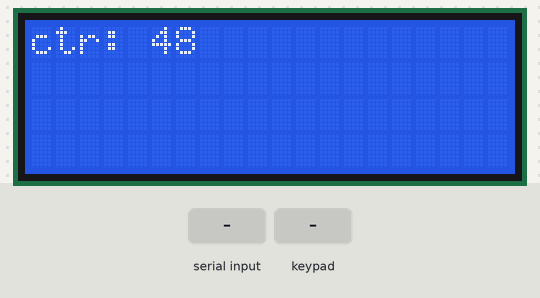
Recording of a sketch running on a simulated Arduino Nano, built with avr-gcc and run on an emulated ATmega328P. Parts: 20×4 character LCD. Inputs (shaded band) come from the test bench. What the sketch prints to the serial monitor is not drawn.

Above: at 1.2 s.
1.3 s: "a" received over Serial
At 2.1 s:
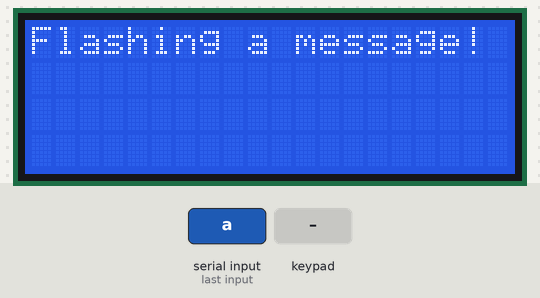
4.3 s: keypad keys 1 2 pressed 0.4 s apart
At 5.6 s:
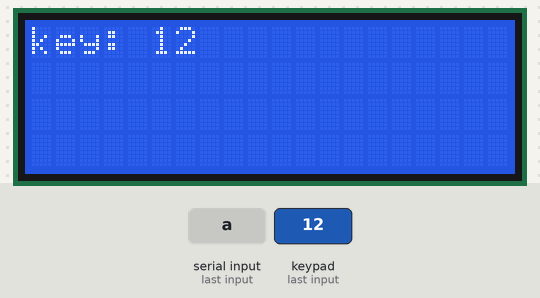
6.6 s: "b" received over Serial
At 6.77 s:
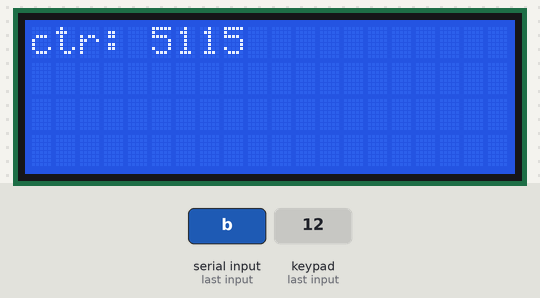
8.1 s: keypad keys 1 2 # pressed 0.4 s apart
At 9.7 s:
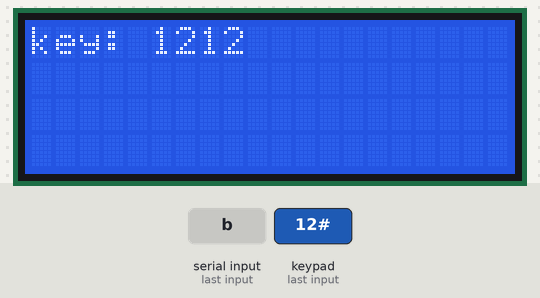
Timing chart, 0 to 11.2 s (numbered marks = the images above; inputs shaded):
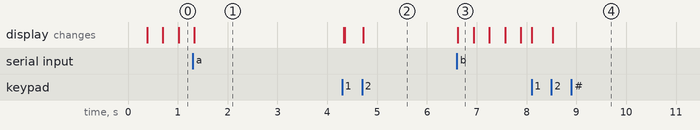

Measured:
- after the input at 1.3 s, the display: changes at once (image 1)
- after the input at 4.3 s, the display: first changes at once (image 2 shows a later state)
- after the input at 6.6 s, the display: changes at once (image 3)
- after the input at 8.1 s, the display: first changes at once (image 4 shows a later state)

The sketch:

LcdLineModes.ino
```cpp
#include <Wire.h>
#include <LiquidCrystal_I2C.h>
#include "kp_keypad.h"

#define DBG_ALL
#ifdef DBG_ALL
#define DBG_PORT Serial
#define DBG_BAUD 9600
#endif

#define LCD_LEN_LINE 20
#define LCD_POS_LINEA 0

LiquidCrystal_I2C lcd_lcd(0x3F,20,4);
// LiquidCrystal_I2C lcd_lcd(0x27,20,4);

void setup() {
  // put your setup code here, to run once:
  #ifdef DBG_ALL
  DBG_PORT.begin(DBG_BAUD);
  DBG_PORT.println(F("Lcd Line Modes Test!"));
  #endif
  // LCD init start
  lcd_lcd.init();
  lcd_lcd.backlight();
  lcd_lcd.clear();
}

void loop() {
  // put your main code here, to run repeatedly:
  // Global vars dec start =====
  static bool gIsInitDone{true};
  static uint32_t gCtr{};

  enum class LcdLineMode:uint8_t{
    deflt,
    yield,
  };
  enum class LcdCmd:uint8_t{
    none,
    flash
  };
  typedef struct {
    LcdCmd cmd;
    char inputBfr[LCD_LEN_LINE+1];
    uint32_t dura;
  } LcdCmdPrms;
  static LcdLineMode gLcdLineAMode{};
  LcdCmdPrms gLcdLineACmdPrms{};
  // Global vars dec end   =====

  // Keypad raw start ==================================================
  char kp_key{};
  kp_key = kp_kp.getKey();
  if(kp_key && gIsInitDone){
    // bzr_beep_cnt(1, 100);
    #ifdef DBG_KP_RAW
    DBG_PORT.print(F("Keypad key: ")); DBG_PORT.println(kp_key);
    #endif
  }
  // Keypad raw end   ==================================================
  // UI start =====
  static uint8_t ui_sm_st{};
  switch (ui_sm_st)
  {
  case 0:
    if(gIsInitDone){
      ui_sm_st = 1;
    }
    break;
  case 1:
  {
    if(kp_key >= '0' && kp_key <= '9'){
      static uint8_t ctr{};
      static char inputBfr[15+1]{};
      char lineBfr[LCD_LEN_LINE+1]{};
      if(ctr < 15){
        inputBfr[ctr] = kp_key;
        sprintf(lineBfr, "key: %-15s", inputBfr); // Left-aligned, occupying 15 characters.
        lcd_lcd.setCursor(0, LCD_POS_LINEA); lcd_lcd.print(lineBfr);
        gLcdLineAMode = LcdLineMode::yield;
        ctr++;
      }
      else{
        memset(inputBfr, 0, sizeof(inputBfr));
        ctr = 0;
        ////////////////////////////////////////////////////01234567890123456789
        lcd_lcd.setCursor(0, LCD_POS_LINEA); lcd_lcd.print("key:                ");
      }
    }
  }
    break;
  default:
    break;
  }
  // UI end   =====

  // TBI: Main process generates a flash message here.
  if(DBG_PORT.available()){
    uint8_t r = DBG_PORT.read();
    if(r == 'a'){
      gLcdLineAMode = LcdLineMode::deflt;
      gLcdLineACmdPrms.cmd = LcdCmd::flash;
      ////////////////////////////////////01234567890123456789
      sprintf(gLcdLineACmdPrms.inputBfr, "Flashing a message! ");
      gLcdLineACmdPrms.dura = 3000;
    }
    else if(r == 'b'){
      gLcdLineAMode = LcdLineMode::deflt;
    }
    DBG_PORT.print(F("DBG rcvd char: ")); DBG_PORT.println((char)r);
  }

  static uint32_t gMaint_ctr_tRef{};
  if(millis() - gMaint_ctr_tRef > 0){
    gCtr++;
    gMaint_ctr_tRef = millis();
  }

  static uint32_t lcdA_sm_tRef{};
  static uint32_t lcdA_sm_tSpanDura{};
  static uint8_t lcdA_sm_st{};
  switch (lcdA_sm_st)
  {
  case 0:
    if(gIsInitDone){
      lcdA_sm_st = 1;
    }
    break;
  case 1:
    if(gLcdLineAMode == LcdLineMode::deflt){
      if(gLcdLineACmdPrms.cmd == LcdCmd::none){
        // Process own lines here.
        static uint32_t ctr{};
        if(ctr != gCtr){
          ctr = gCtr;
          char lineBfr[LCD_LEN_LINE+1]{};
          // char inputBfr[10+1]{};
          sprintf(lineBfr,"ctr: %-10lu     ", ctr);
          lcd_lcd.setCursor(0, LCD_POS_LINEA); lcd_lcd.print(lineBfr);
        }
      }
      else if(gLcdLineACmdPrms.cmd == LcdCmd::flash){
        lcd_lcd.setCursor(0, LCD_POS_LINEA); lcd_lcd.print(gLcdLineACmdPrms.inputBfr);
        lcdA_sm_tSpanDura = gLcdLineACmdPrms.dura;
        lcdA_sm_tRef = millis();
        lcdA_sm_st = 2;
      }
    }
    break;
  case 2:
    if(millis() - lcdA_sm_tRef > lcdA_sm_tSpanDura){
      ////////////////////////////////////////////////////01234567890123456789
      lcd_lcd.setCursor(0, LCD_POS_LINEA); lcd_lcd.print("Press key to resume ");
      lcdA_sm_st = 1;
    }
    break;
  default:
    break;
  }

}
```

kp_keypad.h
```cpp
#ifndef KP_KEYPAD_H
#define KP_KEYPAD_H
#include <Keypad.h>

static const char kp_KEYS[4][4]
{
  {'1', '2', '3', 'A'},
  {'4', '5', '6', 'B'},
  {'7', '8', '9', 'C'},
  {'*', '0', '#', 'D'},
};

// uint8_t kp_ROW[4] = {A15, A14, A13, A12};
// uint8_t kp_COL[4] = {A11, A10, A9, A8};

uint8_t kp_ROW[4] = {A7, A6, A5, A4};
uint8_t kp_COL[4] = {A3, A2, A1, A0};

Keypad kp_kp = Keypad( makeKeymap(kp_KEYS), kp_ROW, kp_COL, 4, 4);

#endif
```
